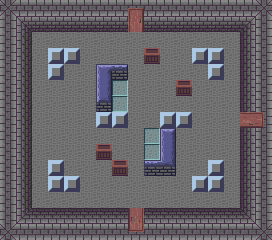

This game map was drawn from its Tiled (.tmx) file and the tilesets committed beside it. A one-line description and the full map source follow:
An orthogonal 17x15 tile map with 16x16 px tiles, 1 tile layer (base).

<map version="1.10" tiledversion="1.10.2" orientation="orthogonal" renderorder="right-down" width="17" height="15" tilewidth="16" tileheight="16" infinite="0" nextlayerid="8" nextobjectid="7">
 <editorsettings>
  <export target="level4.lua" format="lua" />
 </editorsettings>
 <properties>
  <property name="east" value="level6" />
  <property name="north" value="level5" />
  <property name="south" value="level3" />
 </properties>
 <tileset firstgid="1" source="level_tiles.tsx" />
 <layer id="1" name="base" width="17" height="15">
  <data encoding="csv">
32,37,37,37,37,37,37,37,33,37,37,37,37,37,37,37,32,
38,1,2,2,2,2,2,2,41,2,2,2,2,2,2,3,38,
38,9,10,10,10,10,10,10,10,10,10,10,10,10,10,11,38,
38,9,10,39,39,10,10,10,10,26,10,10,39,39,10,11,38,
38,9,10,39,10,10,4,30,10,10,10,10,10,39,10,11,38,
38,9,10,10,10,10,15,25,10,10,10,26,10,10,10,11,38,
38,9,10,10,10,10,23,25,10,10,10,10,10,10,10,11,38,
38,9,10,10,10,10,39,39,10,10,39,39,10,10,10,34,35,
38,9,10,10,10,10,10,10,10,25,7,10,10,10,10,11,38,
38,9,10,10,10,10,26,10,10,25,15,10,10,10,10,11,38,
38,9,10,39,10,10,10,26,10,28,22,10,10,39,10,11,38,
38,9,10,39,39,10,10,10,10,10,10,10,39,39,10,11,38,
38,9,10,10,10,10,10,10,10,10,10,10,10,10,10,11,38,
38,17,18,18,18,18,18,18,36,18,18,18,18,18,18,19,38,
32,37,37,37,37,37,37,37,44,37,37,37,37,37,37,37,32
</data>
 </layer>
</map>
